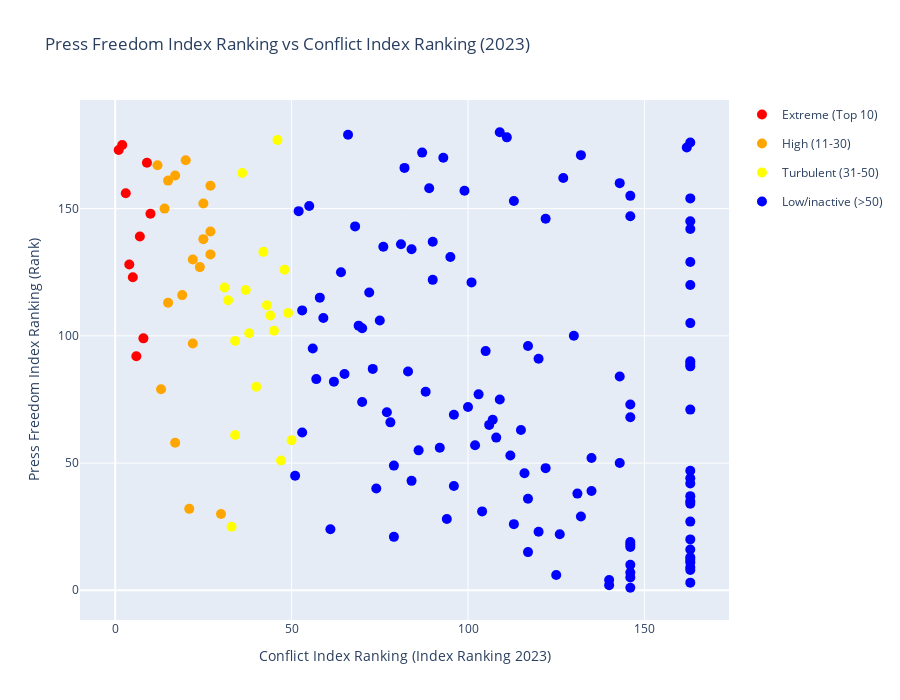

The notebook cell this image was saved under:
### Code cell
def determine_color(rank):
    if rank <= 10:
        return 'red'
    elif rank <= 30:
        return 'orange'
    elif rank <= 50:
        return 'yellow'
    else:
        return 'blue'

df = pd.DataFrame(data_both)
df['Color'] = df['Index Ranking 2023'].apply(determine_color)

# Voeg scatter plot trace toe
fig = go.Figure()

fig.add_trace(go.Scatter(
    x=df['Index Ranking 2023'],
    y=df['Rank'],
    mode='markers',
    text=df['country'],
    marker=dict(
        color=df['Color'],
        size=10
    ),
    name = 'Country',
    showlegend=False
))

# Extra traces voor de legenda
fig.add_trace(go.Scatter(
    x=[None], y=[None],
    mode='markers',
    marker=dict(color='red', size=10),
    legendgroup='group1',
    showlegend=True,
    name='Extreme (Top 10)'
))
fig.add_trace(go.Scatter(
    x=[None], y=[None],
    mode='markers',
    marker=dict(color='orange', size=10),
    legendgroup='group2',
    showlegend=True,
    name='High (11-30)'
))
fig.add_trace(go.Scatter(
    x=[None], y=[None],
    mode='markers',
    marker=dict(color='yellow', size=10),
    legendgroup='group3',
    showlegend=True,
    name='Turbulent (31-50)'
))
fig.add_trace(go.Scatter(
    x=[None], y=[None],
    mode='markers',
    marker=dict(color='blue', size=10),
    legendgroup='group4',
    showlegend=True,
    name='Low/inactive (>50)'
))

# fig.add_trace(go.Scatter(
#     x=[min(df['Index Ranking 2023']), max(df['Index Ranking 2023'])],
#     y=[max(df['Rank']), min(df['Rank'])],
#     mode='lines',
#     line=dict(color='black'),
#     name='Trend lijn'
# ))

fig.update_layout(
    title = 'Press Freedom Index Ranking vs Conflict Index Ranking (2023)',
    xaxis_title = 'Conflict Index Ranking (Index Ranking 2023)',
    yaxis_title = 'Press Freedom Index Ranking (Rank)',
    showlegend = True,
    height = 700
)

fig.show()

correlation = df['Index Ranking 2023'].corr(df['Rank'])

print(f"Correlatie tussen de conflict index ranking en de persvrijheid index ranking: {correlation}")

# De waarde -0.43 geeft een matige negatieve correlatie aan. 
# Dit betekent dat er een neiging is dat landen met hogere rankings op de persvrijheidindex 
# (dus betere persvrijheid) over het algemeen lagere rankings hebben op de conflictindex (dus minder conflicten).

### Figure 1 — Plotly figure (JSON) as saved in the notebook; plotly's stock layout.template omitted (floating-point values rounded to 4 significant figures; data arrays with more than 128 entries replaced by an {"elided": "..."} marker saying what was removed)
{"data": [{"marker": {"color": {"elided": "168 str values"}, "size": 10}, "mode": "markers", "name": "Country", "showlegend": false, "text": {"elided": "168 str values"}, "type": "scatter", "x": {"elided": "168 int values"}, "y": {"elided": "168 int values"}}, {"legendgroup": "group1", "marker": {"color": "red", "size": 10}, "mode": "markers", "name": "Extreme (Top 10)", "showlegend": true, "type": "scatter", "x": [null], "y": [null]}, {"legendgroup": "group2", "marker": {"color": "orange", "size": 10}, "mode": "markers", "name": "High (11-30)", "showlegend": true, "type": "scatter", "x": [null], "y": [null]}, {"legendgroup": "group3", "marker": {"color": "yellow", "size": 10}, "mode": "markers", "name": "Turbulent (31-50)", "showlegend": true, "type": "scatter", "x": [null], "y": [null]}, {"legendgroup": "group4", "marker": {"color": "blue", "size": 10}, "mode": "markers", "name": "Low/inactive (>50)", "showlegend": true, "type": "scatter", "x": [null], "y": [null]}], "layout": {"height": 700, "showlegend": true, "title": {"text": "Press Freedom Index Ranking vs Conflict Index Ranking (2023)"}, "xaxis": {"title": {"text": "Conflict Index Ranking (Index Ranking 2023)"}}, "yaxis": {"title": {"text": "Press Freedom Index Ranking (Rank)"}}}}
